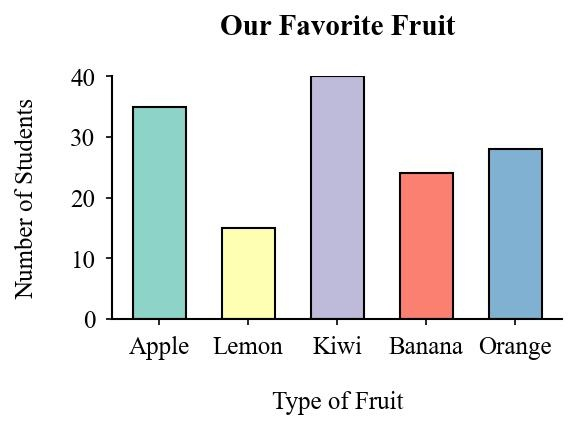
#> input picture yolov9/temp.jpg, 577 x 430 px; its folder holds only this picture in this run
$ python -i pipeline.py   (imports and definitions only)
#> lines starting #> are read from the running program, lines starting #| are printed output that depends on the picture; after the words box and inside, x2 and y2 are one past the last pixel; in counts of white or black regions, pixels touching at a corner belong together
#> further down, picture is the input picture: shape (430, 577, 3); mean B, G, R 232.4, 232, 231.1
import cv2
import numpy as np
import re
from easyocr import Reader
import ssl
ssl._create_default_https_context = ssl._create_unverified_context
# ================= OCR SINGLETON =================
_reader = None

# [28 lines left out: functions get_reader, parse_bars, not called in this run]


# ================= 2. FIND Y AXIS =================
def find_y_axis(img):
    gray = cv2.cvtColor(img, cv2.COLOR_BGR2GRAY)
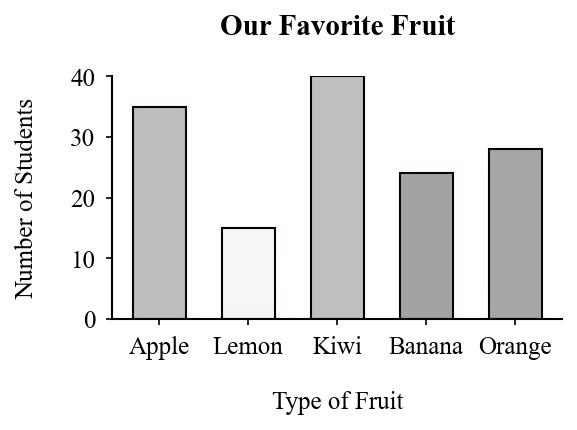
#> gray: shape (430, 577); min 0, max 255, mean 231.7
    edges = cv2.Canny(gray, 50, 150)
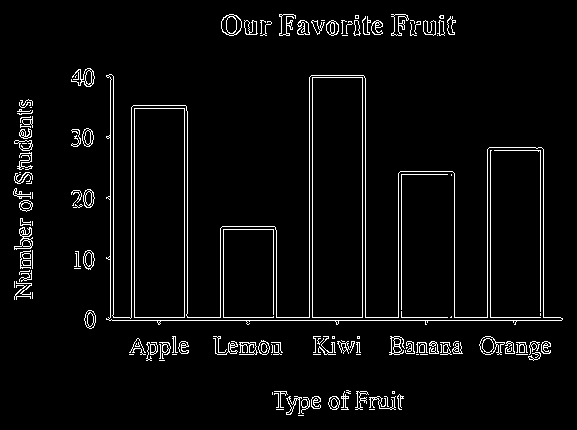
#> edges: shape (430, 577); 4.3% white in thin lines or dots, all inside (x1, y1, x2, y2) = (13, 14, 563, 416)

    lines = cv2.HoughLinesP(edges, 1, np.pi / 180, 100)
#> lines = 111 rows, first 6: [112, 320, 561, 320], [490, 317, 540, 317], [309, 317, 309, 77], [362, 317, 362, 77], [110, 317, 110, 80], [187, 317, 220, 317]

    if lines is None:
        return None

    h, w = img.shape[:2]
#> h = 430; w = 577

    for l in lines:
        x1, y1, x2, y2 = l[0]
        if abs(x1 - x2) < 5 and x1 < w * 0.3:
            return x1, y1, x2, y2
#> this loop made 5 passes

    return None


# ================= 3. EXTRACT Y MAX (EASYOCR ONLY) =================
# [142 lines left out: functions extract_y_max, compute_values, parse_text, build_final_output, not called in this run]

>>> import cv2
>>> picture = cv2.imread('temp.jpg')
>>> result = find_y_axis(picture)
#> result = (110, 317, 110, 80)
